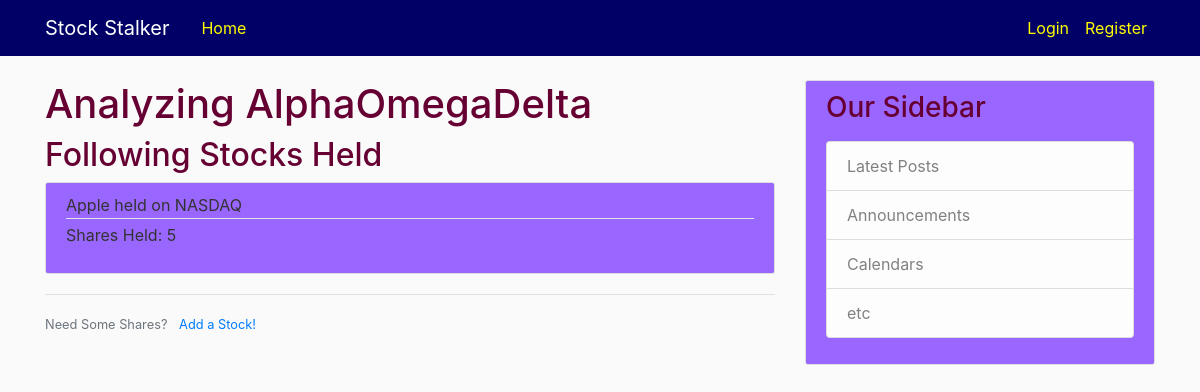
The page /portfolio/1 on the database its author committed.
### website/models.py (models this page shows, shortened)
class PortfolioShell(db.Model):
	id = db.Column(db.Integer, primary_key=True)
	name = db.Column(db.String, unique=True, nullable = False)
	capital = db.Column(db.Float, default = 1.0)
	stocks = db.relationship('StockShell', backref='portfolio', lazy=True)
	user_id = db.Column(db.Integer, db.ForeignKey('user.id'),nullable=False)

class StockShell(db.Model):
	id = db.Column(db.Integer, primary_key=True)
	name = db.Column(db.String, unique=False, nullable=False)
	ticker = db.Column(db.String, unique=False, nullable=False)
	exchange = db.Column(db.String, nullable=False)
	n_shares = db.Column(db.Integer, nullable = False, default = 0)
	portfolio_id = db.Column(db.Integer, db.ForeignKey(PortfolioShell.id),nullable=False)

### website/routes.py (the view)
@login_required
@app.route('/portfolio/<int:portfolio_id>')
def portfolio(portfolio_id):
	portfolio = PortfolioShell.query.get_or_404(portfolio_id)
	stocks = StockShell.query.filter_by(portfolio = portfolio)
	return render_template('portfolio.html', title = portfolio.name, portfolio = portfolio, stocks = stocks)

### website/templates/portfolio.html
{% extends "layout.html" %}
{% block content %}
    <h1> Analyzing {{ portfolio.name }}</h1>
    <h2> Following Stocks Held </h2>
    {% for stock in stocks %}
        <article class="media content-section">
          <div class="media-body">
            <div class="article-metadata">
              <a class="mr-2">{{ stock.name }} held on {{ stock.exchange }}</a>
            </div>
            <p class="article-content">Shares Held: {{ stock.n_shares }}</p>
          </div>
        </article>
    {% endfor %}
    <div class="border-top pt-3">
        <small class="text-muted">
            Need Some Shares? <a class="ml-2" href="{{ url_for('add_stock', portfolio_id = portfolio.id )}}"> Add a Stock! </a>
        </small>
    </div>
{% endblock content %}

### website/static/style.css (style rules this page uses)
body { background: #fafafa; color: #333333; margin-top: 5rem; }
h1, h2, h3, h4, h5, h6 { color: #660033; }
.content-section { background: #9966ff; padding: 10px 20px; border: 1px solid #dddddd; border-radius: 3px; margin-bottom: 20px; }
.article-content { white-space: pre-line; }
.article-metadata { padding-bottom: 1px; margin-bottom: 4px; border-bottom: 1px solid #e3e3e3 }

### rows shown on the page
PortfolioShell: name "AlphaOmegaDelta"
StockShell: name "Apple", exchange "NASDAQ", n_shares "5"
